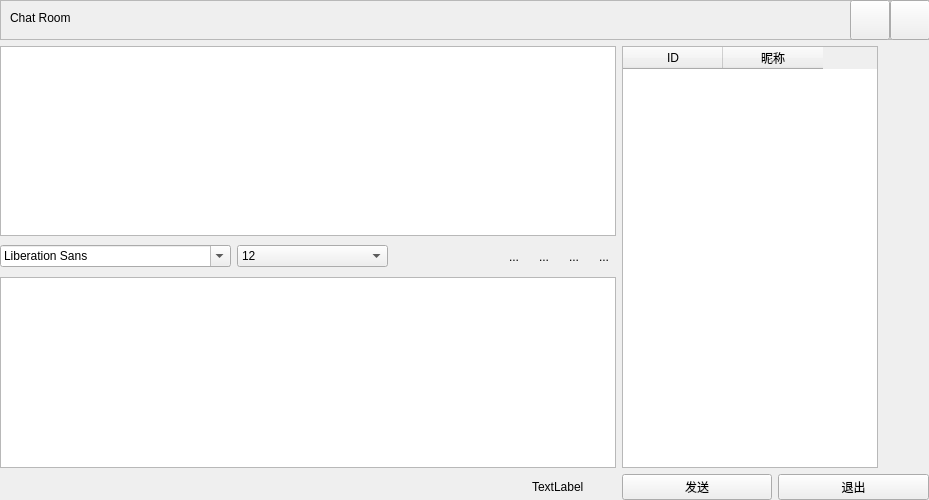
<?xml version="1.0" encoding="UTF-8"?>
<ui version="4.0">
 <class>ChatWidget</class>
 <widget class="QWidget" name="ChatWidget">
  <property name="geometry">
   <rect>
    <x>0</x>
    <y>0</y>
    <width>929</width>
    <height>500</height>
   </rect>
  </property>
  <property name="windowTitle">
   <string>局域网聊天工具</string>
  </property>
  <layout class="QGridLayout" name="gridLayout">
   <property name="margin">
    <number>0</number>
   </property>
   <item row="0" column="0" colspan="11">
    <widget class="QFrame" name="frame">
     <property name="minimumSize">
      <size>
       <width>929</width>
       <height>40</height>
      </size>
     </property>
     <property name="maximumSize">
      <size>
       <width>929</width>
       <height>40</height>
      </size>
     </property>
     <property name="frameShape">
      <enum>QFrame::StyledPanel</enum>
     </property>
     <property name="frameShadow">
      <enum>QFrame::Raised</enum>
     </property>
     <widget class="QLabel" name="label">
      <property name="geometry">
       <rect>
        <x>10</x>
        <y>10</y>
        <width>111</width>
        <height>16</height>
       </rect>
      </property>
      <property name="text">
       <string>Chat Room</string>
      </property>
     </widget>
     <widget class="QPushButton" name="pushButton">
      <property name="geometry">
       <rect>
        <x>850</x>
        <y>0</y>
        <width>40</width>
        <height>40</height>
       </rect>
      </property>
      <property name="minimumSize">
       <size>
        <width>40</width>
        <height>40</height>
       </size>
      </property>
      <property name="maximumSize">
       <size>
        <width>40</width>
        <height>40</height>
       </size>
      </property>
      <property name="text">
       <string/>
      </property>
      <property name="icon">
       <iconset resource="IconSources.qrc">
        <normaloff>:/new/icon/images/minmin.png</normaloff>:/new/icon/images/minmin.png</iconset>
      </property>
     </widget>
     <widget class="QPushButton" name="pushButton_2">
      <property name="geometry">
       <rect>
        <x>890</x>
        <y>0</y>
        <width>40</width>
        <height>40</height>
       </rect>
      </property>
      <property name="minimumSize">
       <size>
        <width>40</width>
        <height>40</height>
       </size>
      </property>
      <property name="maximumSize">
       <size>
        <width>40</width>
        <height>40</height>
       </size>
      </property>
      <property name="text">
       <string/>
      </property>
      <property name="icon">
       <iconset resource="IconSources.qrc">
        <normaloff>:/new/icon/images/close.png</normaloff>:/new/icon/images/close.png</iconset>
      </property>
     </widget>
    </widget>
   </item>
   <item row="1" column="0" colspan="9">
    <widget class="QTextBrowser" name="messageBrowser"/>
   </item>
   <item row="1" column="9" rowspan="3" colspan="2">
    <widget class="QTableWidget" name="userTableWidget">
     <property name="sizePolicy">
      <sizepolicy hsizetype="Fixed" vsizetype="Expanding">
       <horstretch>0</horstretch>
       <verstretch>0</verstretch>
      </sizepolicy>
     </property>
     <property name="selectionMode">
      <enum>QAbstractItemView::SingleSelection</enum>
     </property>
     <property name="selectionBehavior">
      <enum>QAbstractItemView::SelectRows</enum>
     </property>
     <property name="showGrid">
      <bool>false</bool>
     </property>
     <column>
      <property name="text">
       <string>ID</string>
      </property>
     </column>
     <column>
      <property name="text">
       <string>昵称</string>
      </property>
     </column>
    </widget>
   </item>
   <item row="2" column="0">
    <widget class="QFontComboBox" name="fontComboBox"/>
   </item>
   <item row="2" column="1">
    <widget class="QComboBox" name="sizeComboBox">
     <property name="currentIndex">
      <number>3</number>
     </property>
     <item>
      <property name="text">
       <string>9</string>
      </property>
     </item>
     <item>
      <property name="text">
       <string>10</string>
      </property>
     </item>
     <item>
      <property name="text">
       <string>11</string>
      </property>
     </item>
     <item>
      <property name="text">
       <string>12</string>
      </property>
     </item>
     <item>
      <property name="text">
       <string>13</string>
      </property>
     </item>
     <item>
      <property name="text">
       <string>14</string>
      </property>
     </item>
     <item>
      <property name="text">
       <string>15</string>
      </property>
     </item>
    </widget>
   </item>
   <item row="2" column="2">
    <widget class="QToolButton" name="boldToolBtn">
     <property name="enabled">
      <bool>false</bool>
     </property>
     <property name="toolTip">
      <string>加粗</string>
     </property>
     <property name="text">
      <string/>
     </property>
     <property name="icon">
      <iconset resource="IconSources.qrc">
       <normaloff>:/new/icon/images/bold.png</normaloff>:/new/icon/images/bold.png</iconset>
     </property>
     <property name="iconSize">
      <size>
       <width>22</width>
       <height>22</height>
      </size>
     </property>
     <property name="checkable">
      <bool>true</bool>
     </property>
     <property name="autoRaise">
      <bool>true</bool>
     </property>
    </widget>
   </item>
   <item row="2" column="3">
    <widget class="QToolButton" name="italicToolBtn">
     <property name="toolTip">
      <string>倾斜</string>
     </property>
     <property name="text">
      <string/>
     </property>
     <property name="icon">
      <iconset resource="IconSources.qrc">
       <normaloff>:/new/icon/images/italic.png</normaloff>:/new/icon/images/italic.png</iconset>
     </property>
     <property name="iconSize">
      <size>
       <width>22</width>
       <height>22</height>
      </size>
     </property>
     <property name="checkable">
      <bool>true</bool>
     </property>
     <property name="autoRaise">
      <bool>true</bool>
     </property>
    </widget>
   </item>
   <item row="2" column="4">
    <widget class="QToolButton" name="underlineToolBtn">
     <property name="toolTip">
      <string>下划线</string>
     </property>
     <property name="text">
      <string/>
     </property>
     <property name="icon">
      <iconset resource="IconSources.qrc">
       <normaloff>:/new/icon/images/under.png</normaloff>:/new/icon/images/under.png</iconset>
     </property>
     <property name="iconSize">
      <size>
       <width>22</width>
       <height>22</height>
      </size>
     </property>
     <property name="checkable">
      <bool>true</bool>
     </property>
     <property name="autoRaise">
      <bool>true</bool>
     </property>
    </widget>
   </item>
   <item row="2" column="5">
    <widget class="QToolButton" name="colorToolBtn">
     <property name="toolTip">
      <string>更改字体颜色</string>
     </property>
     <property name="text">
      <string>...</string>
     </property>
     <property name="icon">
      <iconset resource="IconSources.qrc">
       <normaloff>:/new/icon/images/color.png</normaloff>:/new/icon/images/color.png</iconset>
     </property>
     <property name="iconSize">
      <size>
       <width>22</width>
       <height>22</height>
      </size>
     </property>
     <property name="autoRaise">
      <bool>true</bool>
     </property>
    </widget>
   </item>
   <item row="2" column="6">
    <widget class="QToolButton" name="sendToolBtn">
     <property name="toolTip">
      <string>传输文件</string>
     </property>
     <property name="text">
      <string>...</string>
     </property>
     <property name="icon">
      <iconset resource="IconSources.qrc">
       <normaloff>:/new/icon/images/send.png</normaloff>:/new/icon/images/send.png</iconset>
     </property>
     <property name="iconSize">
      <size>
       <width>22</width>
       <height>22</height>
      </size>
     </property>
     <property name="autoRaise">
      <bool>true</bool>
     </property>
    </widget>
   </item>
   <item row="2" column="7">
    <widget class="QToolButton" name="saveToolBtn">
     <property name="toolTip">
      <string>保存聊天记录</string>
     </property>
     <property name="text">
      <string>...</string>
     </property>
     <property name="icon">
      <iconset resource="IconSources.qrc">
       <normaloff>:/new/icon/images/save.png</normaloff>:/new/icon/images/save.png</iconset>
     </property>
     <property name="iconSize">
      <size>
       <width>22</width>
       <height>22</height>
      </size>
     </property>
     <property name="autoRaise">
      <bool>true</bool>
     </property>
    </widget>
   </item>
   <item row="2" column="8">
    <widget class="QToolButton" name="clearToolBtn">
     <property name="toolTip">
      <string>清空聊天记录</string>
     </property>
     <property name="text">
      <string>...</string>
     </property>
     <property name="icon">
      <iconset resource="IconSources.qrc">
       <normaloff>:/new/icon/images/clear.png</normaloff>:/new/icon/images/clear.png</iconset>
     </property>
     <property name="iconSize">
      <size>
       <width>22</width>
       <height>22</height>
      </size>
     </property>
     <property name="autoRaise">
      <bool>true</bool>
     </property>
    </widget>
   </item>
   <item row="3" column="0" colspan="9">
    <widget class="QTextEdit" name="messageTextEdit"/>
   </item>
   <item row="4" column="6" colspan="3">
    <widget class="QLabel" name="userNumberLabel">
     <property name="text">
      <string>TextLabel</string>
     </property>
    </widget>
   </item>
   <item row="4" column="9">
    <widget class="QPushButton" name="sendButton">
     <property name="styleSheet">
      <string notr="true"/>
     </property>
     <property name="text">
      <string>发送</string>
     </property>
    </widget>
   </item>
   <item row="4" column="10">
    <widget class="QPushButton" name="exitButton">
     <property name="styleSheet">
      <string notr="true"/>
     </property>
     <property name="text">
      <string>退出</string>
     </property>
    </widget>
   </item>
  </layout>
 </widget>
 <layoutdefault spacing="6" margin="11"/>
 <tabstops>
  <tabstop>userTableWidget</tabstop>
  <tabstop>fontComboBox</tabstop>
  <tabstop>sizeComboBox</tabstop>
  <tabstop>messageBrowser</tabstop>
  <tabstop>boldToolBtn</tabstop>
  <tabstop>italicToolBtn</tabstop>
  <tabstop>underlineToolBtn</tabstop>
  <tabstop>colorToolBtn</tabstop>
  <tabstop>sendToolBtn</tabstop>
  <tabstop>saveToolBtn</tabstop>
  <tabstop>clearToolBtn</tabstop>
  <tabstop>messageTextEdit</tabstop>
 </tabstops>
 <resources>
  <include location="IconSources.qrc"/>
 </resources>
 <connections/>
</ui>
